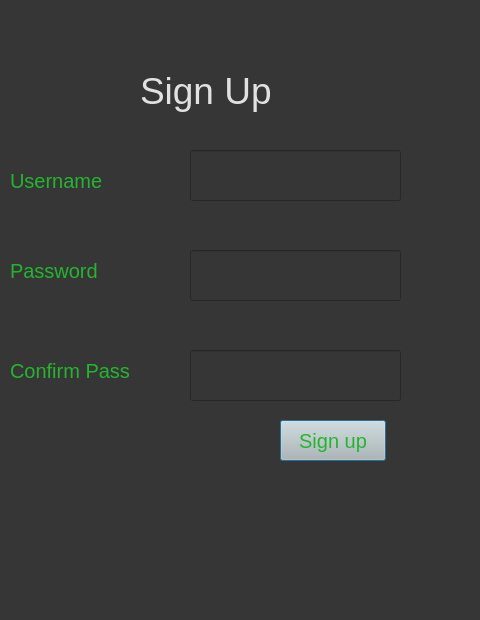
<?xml version="1.0" encoding="UTF-8"?>
<ui version="4.0">
 <class>Dialog</class>
 <widget class="QDialog" name="Dialog">
  <property name="geometry">
   <rect>
    <x>0</x>
    <y>0</y>
    <width>480</width>
    <height>620</height>
   </rect>
  </property>
  <property name="windowTitle">
   <string>Dialog</string>
  </property>
  <property name="styleSheet">
   <string notr="true">background-color:rgb(54, 54, 54)</string>
  </property>
  <widget class="QLabel" name="label">
   <property name="geometry">
    <rect>
     <x>140</x>
     <y>60</y>
     <width>191</width>
     <height>61</height>
    </rect>
   </property>
   <property name="styleSheet">
    <string notr="true">color:rgb(225,225,225);font-size:28pt;</string>
   </property>
   <property name="text">
    <string>Sign Up</string>
   </property>
  </widget>
  <widget class="QLabel" name="label_2">
   <property name="geometry">
    <rect>
     <x>10</x>
     <y>170</y>
     <width>131</width>
     <height>21</height>
    </rect>
   </property>
   <property name="styleSheet">
    <string notr="true">font-size:15pt;color:rgb(35, 182, 45);</string>
   </property>
   <property name="text">
    <string>Username</string>
   </property>
  </widget>
  <widget class="QLabel" name="label_3">
   <property name="geometry">
    <rect>
     <x>10</x>
     <y>260</y>
     <width>131</width>
     <height>21</height>
    </rect>
   </property>
   <property name="styleSheet">
    <string notr="true">font-size:15pt;color:rgb(35, 182, 45)</string>
   </property>
   <property name="text">
    <string>Password</string>
   </property>
  </widget>
  <widget class="QLineEdit" name="lineEdit__">
   <property name="geometry">
    <rect>
     <x>190</x>
     <y>150</y>
     <width>211</width>
     <height>51</height>
    </rect>
   </property>
   <property name="styleSheet">
    <string notr="true">font-size:14pt;color:rgb(255, 255, 255);
</string>
   </property>
  </widget>
  <widget class="QLineEdit" name="lineEdit__2">
   <property name="geometry">
    <rect>
     <x>190</x>
     <y>250</y>
     <width>211</width>
     <height>51</height>
    </rect>
   </property>
   <property name="styleSheet">
    <string notr="true">font-size:14pt;color:rgb(225,225,225);</string>
   </property>
  </widget>
  <widget class="QPushButton" name="pushButton__">
   <property name="geometry">
    <rect>
     <x>280</x>
     <y>420</y>
     <width>106</width>
     <height>41</height>
    </rect>
   </property>
   <property name="styleSheet">
    <string notr="true">color: rgb(35, 182, 45);font-size:15pt;
background-color: rgb(186, 189, 182);</string>
   </property>
   <property name="text">
    <string>Sign up</string>
   </property>
  </widget>
  <widget class="QLineEdit" name="lineEdit__3">
   <property name="geometry">
    <rect>
     <x>190</x>
     <y>350</y>
     <width>211</width>
     <height>51</height>
    </rect>
   </property>
   <property name="styleSheet">
    <string notr="true">font-size:14pt;color:rgb(225,225,225);</string>
   </property>
  </widget>
  <widget class="QLabel" name="label_4">
   <property name="geometry">
    <rect>
     <x>10</x>
     <y>360</y>
     <width>151</width>
     <height>21</height>
    </rect>
   </property>
   <property name="styleSheet">
    <string notr="true">font-size:15pt;color:rgb(35, 182, 45)</string>
   </property>
   <property name="text">
    <string>Confirm Pass</string>
   </property>
  </widget>
 </widget>
 <resources/>
 <connections/>
</ui>
